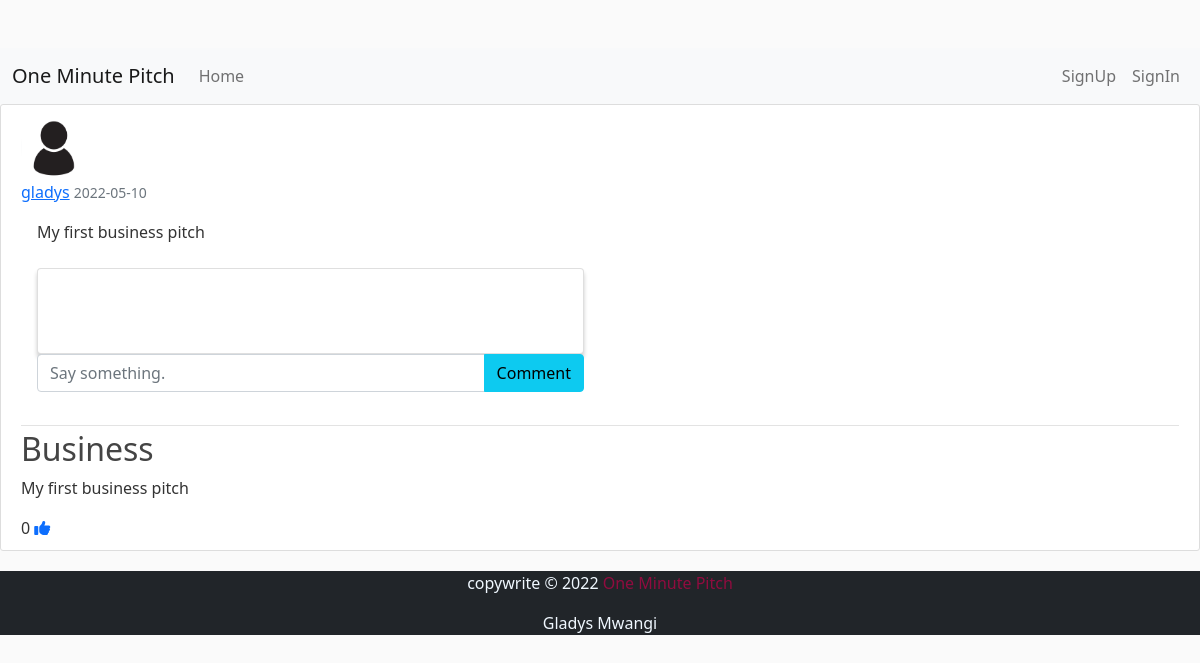
Before: /pitch/1 with the older database file.
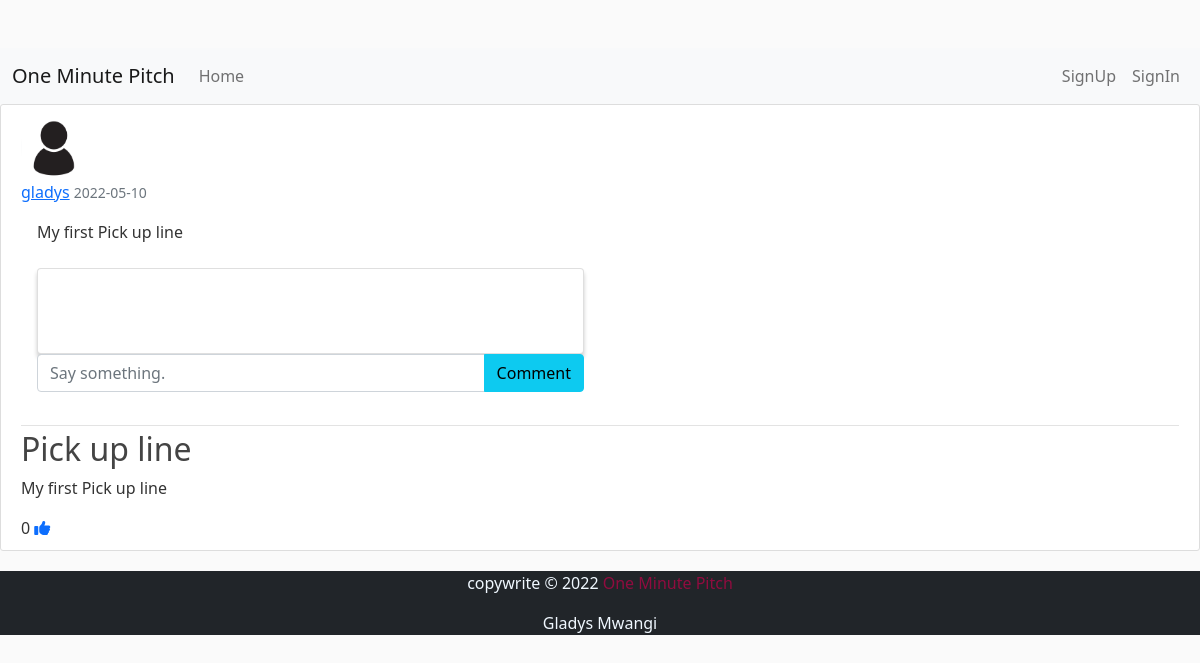
After: the same page with the newer database file.
### app/models.py (models this page shows, shortened)
class Pitch(db.Model):
    __tablename__ = 'pitches'
    id = db.Column(db.Integer, primary_key=True)
    title= db.Column(db.String(50))
    content = db.Column(db.String(300))
    category_id = db.Column(db.String)
    date_posted = db.Column(db.DateTime, default=datetime.utcnow)
    user_id = db.Column(db.Integer, db.ForeignKey("users.id", ondelete="CASCADE"))
    comments = db.relationship('Comment', backref='pitch')
    likes = db.relationship('Like', backref='pitch')

### app/views.py (the view)
@app.route("/pitch/<int:pitch_id>")
def allPitch(pitch_id):
    pitch = Pitch.query.get_or_404(pitch_id)
    return render_template('Allpitches.html', title=pitch.title, pitch=pitch)

### app/templates/Allpitches.html (shortened to what this page needs)
    {% extends "base.html" %}
    {% block content %}
    <article class="media content-section">
        <img class="rounded-circle article-img" src="{{ url_for('static', filename='profile_pics/' + pitch.author.image_file) }}">
        <div class="media-body">
        <div class="article-metadata">
            <a class="mr-2" href="#">{{ pitch.author.username }}</a>
            <small class="text-muted">{{ pitch.date_posted.strftime('%Y-%m-%d') }}</small>
        <div class="card-body col-sm-6">
            <div class="card-text">{{ pitch.content}}</div>
            <br>
            <div class="" id="comments-{{pitch.id}}">
                <div class="card">
                    <div class="card-body" id="comments-expanded-{{pitch.id}}">
                        <br>
                        <br>
                    </div>
                </div>
            </div>
            <form class="input-group mb-3" methods="POST" action="/create-comment/{{pitch.id}}">
                <input type="text" id="text" name="text" class="form-control" placeholder="Say something.">
                <button type="submit" class="btn btn-info">Comment</button>
            </form>
        </div>
        </div>
        <h2 class="article-title">{{ pitch.title }}</h2>
        <p class="article-content">{{ pitch.content }}</p>
        <div>
            {{ pitch.like|length}}
            <a class="mt-1 mb-1" href="{{('like-pitch/pitch_id=pitch.id')}}"><i class="fa-solid fa-thumbs-up"></i></a>
        </div>
    </article>
    {% endblock content %}

Changed rows visible on the page:
changed Pitch: content "My first business pitch" → "My first Pick up line"; title "Business" → "Pick up line"
